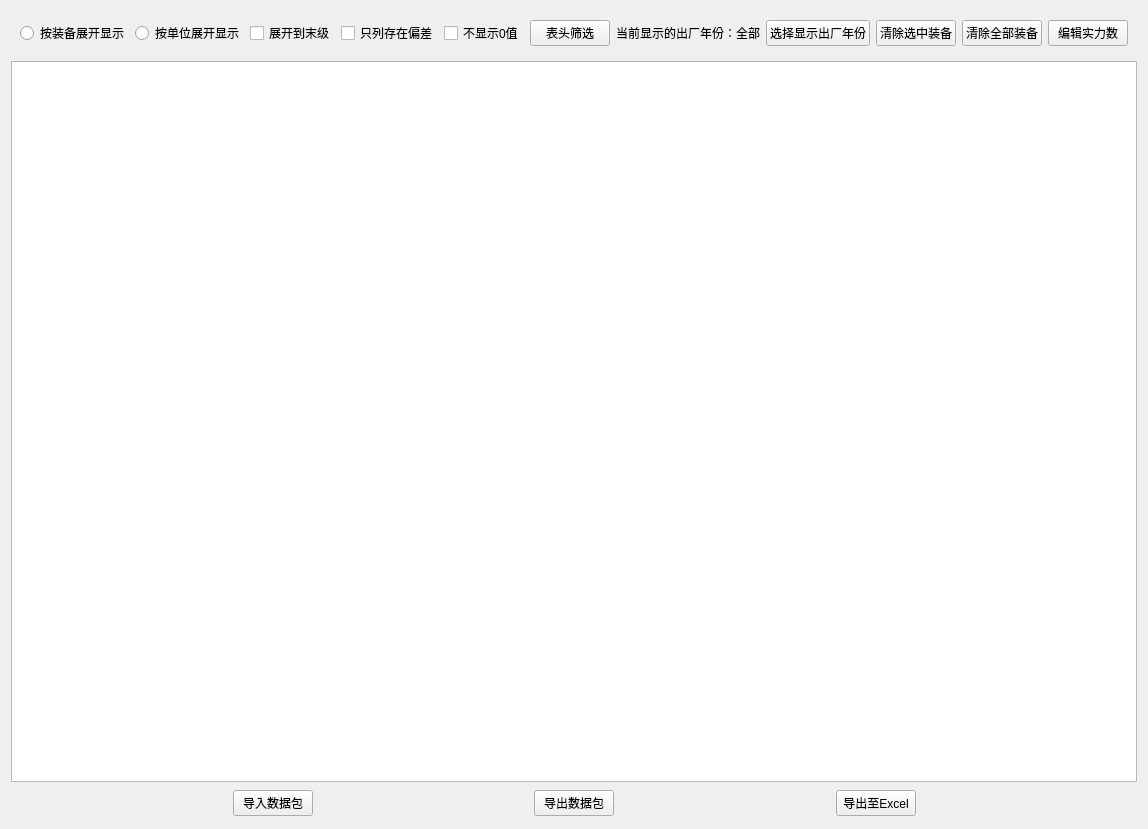
<?xml version="1.0" encoding="UTF-8"?>
<ui version="4.0">
 <class>Form</class>
 <widget class="QWidget" name="Form">
  <property name="geometry">
   <rect>
    <x>0</x>
    <y>0</y>
    <width>1146</width>
    <height>829</height>
   </rect>
  </property>
  <property name="windowTitle">
   <string>Form</string>
  </property>
  <layout class="QVBoxLayout" name="verticalLayout">
   <item>
    <widget class="QWidget" name="widget" native="true">
     <layout class="QHBoxLayout" name="horizontalLayout_3">
      <item>
       <widget class="QRadioButton" name="rb_equipShow">
        <property name="text">
         <string>按装备展开显示</string>
        </property>
       </widget>
      </item>
      <item>
       <widget class="QRadioButton" name="rb_unitShow">
        <property name="text">
         <string>按单位展开显示</string>
        </property>
       </widget>
      </item>
      <item>
       <widget class="QCheckBox" name="cb_showLast">
        <property name="text">
         <string>展开到末级</string>
        </property>
       </widget>
      </item>
      <item>
       <widget class="QCheckBox" name="cb_showDistence">
        <property name="text">
         <string>只列存在偏差</string>
        </property>
       </widget>
      </item>
      <item>
       <widget class="QCheckBox" name="cb_showValue0">
        <property name="text">
         <string>不显示0值</string>
        </property>
       </widget>
      </item>
      <item>
       <widget class="QPushButton" name="pushButton">
        <property name="text">
         <string>表头筛选</string>
        </property>
       </widget>
      </item>
      <item>
       <spacer name="horizontalSpacer">
        <property name="orientation">
         <enum>Qt::Horizontal</enum>
        </property>
        <property name="sizeHint" stdset="0">
         <size>
          <width>12</width>
          <height>20</height>
         </size>
        </property>
       </spacer>
      </item>
      <item>
       <layout class="QHBoxLayout" name="horizontalLayout_2">
        <item>
         <widget class="QLabel" name="lb_factoryYear">
          <property name="text">
           <string>当前显示的出厂年份：全部</string>
          </property>
         </widget>
        </item>
        <item>
         <widget class="QPushButton" name="pb_factoryYear">
          <property name="text">
           <string>选择显示出厂年份</string>
          </property>
         </widget>
        </item>
       </layout>
      </item>
      <item>
       <widget class="QPushButton" name="pb_clearCheck">
        <property name="text">
         <string>清除选中装备</string>
        </property>
       </widget>
      </item>
      <item>
       <widget class="QPushButton" name="pb_clearAll">
        <property name="text">
         <string>清除全部装备</string>
        </property>
       </widget>
      </item>
      <item>
       <widget class="QPushButton" name="pb_updateStrength">
        <property name="text">
         <string>编辑实力数</string>
        </property>
       </widget>
      </item>
     </layout>
    </widget>
   </item>
   <item>
    <widget class="QTableWidget" name="tw_inquiryResult">
     <property name="sizePolicy">
      <sizepolicy hsizetype="Preferred" vsizetype="Expanding">
       <horstretch>0</horstretch>
       <verstretch>0</verstretch>
      </sizepolicy>
     </property>
    </widget>
   </item>
   <item>
    <layout class="QHBoxLayout" name="horizontalLayout">
     <property name="spacing">
      <number>2</number>
     </property>
     <property name="leftMargin">
      <number>2</number>
     </property>
     <property name="topMargin">
      <number>2</number>
     </property>
     <property name="rightMargin">
      <number>2</number>
     </property>
     <property name="bottomMargin">
      <number>2</number>
     </property>
     <item>
      <spacer name="horizontalSpacer_2">
       <property name="orientation">
        <enum>Qt::Horizontal</enum>
       </property>
       <property name="sizeHint" stdset="0">
        <size>
         <width>40</width>
         <height>20</height>
        </size>
       </property>
      </spacer>
     </item>
     <item>
      <widget class="QPushButton" name="pb_input">
       <property name="text">
        <string>导入数据包</string>
       </property>
      </widget>
     </item>
     <item>
      <spacer name="horizontalSpacer_3">
       <property name="orientation">
        <enum>Qt::Horizontal</enum>
       </property>
       <property name="sizeHint" stdset="0">
        <size>
         <width>40</width>
         <height>20</height>
        </size>
       </property>
      </spacer>
     </item>
     <item>
      <widget class="QPushButton" name="pb_output">
       <property name="text">
        <string>导出数据包</string>
       </property>
      </widget>
     </item>
     <item>
      <spacer name="horizontalSpacer_4">
       <property name="orientation">
        <enum>Qt::Horizontal</enum>
       </property>
       <property name="sizeHint" stdset="0">
        <size>
         <width>40</width>
         <height>20</height>
        </size>
       </property>
      </spacer>
     </item>
     <item>
      <widget class="QPushButton" name="pb_outputToExcel">
       <property name="text">
        <string>导出至Excel</string>
       </property>
      </widget>
     </item>
     <item>
      <spacer name="horizontalSpacer_5">
       <property name="orientation">
        <enum>Qt::Horizontal</enum>
       </property>
       <property name="sizeHint" stdset="0">
        <size>
         <width>40</width>
         <height>20</height>
        </size>
       </property>
      </spacer>
     </item>
    </layout>
   </item>
  </layout>
 </widget>
 <resources/>
 <connections/>
</ui>
